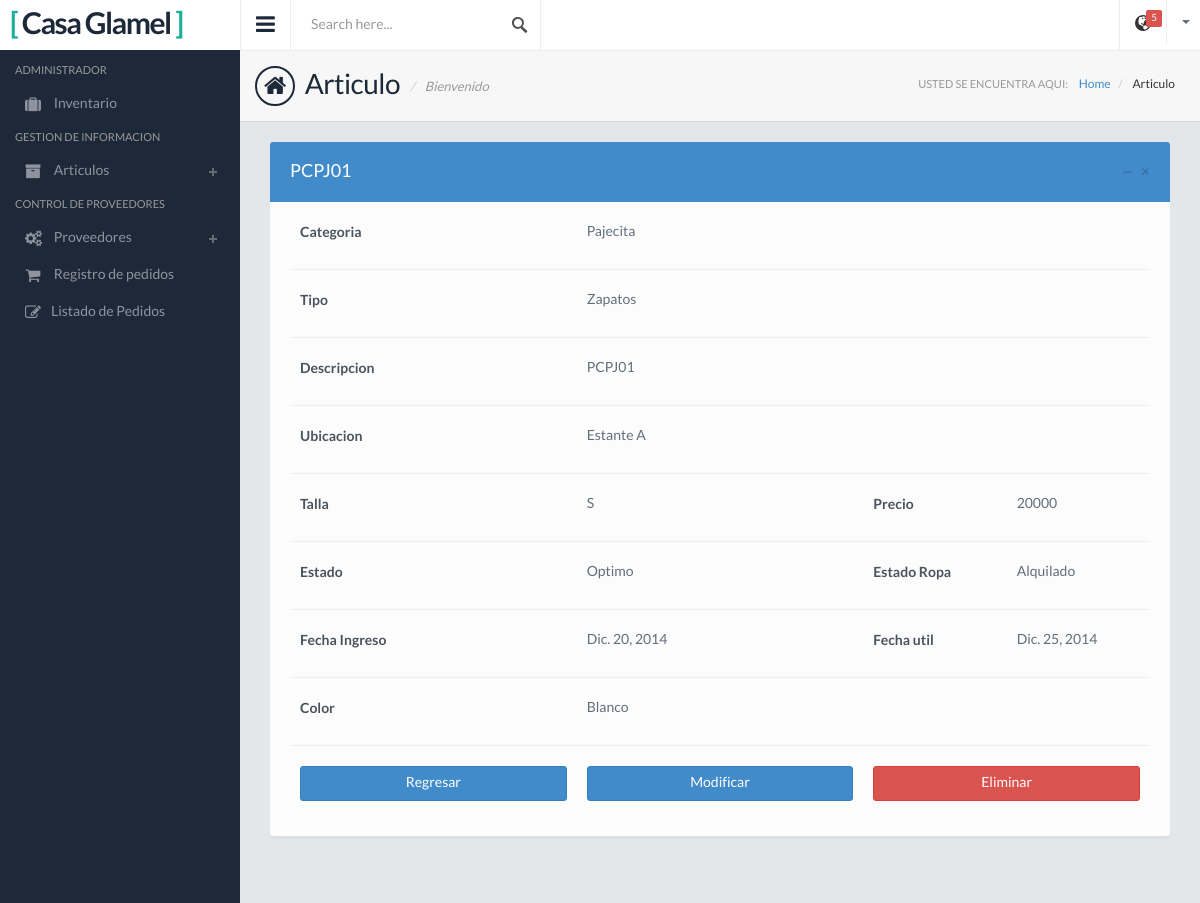
Screenshot of /Articulo-Detail/1/ with the database file from the repository.
### Apps/Inventario/models.py (models this page shows, shortened)
class Articulo(models.Model):
    categoria_idcategoria = models.ForeignKey(Categoria)
    nombre_tipo = models.ForeignKey(Tipo)
    nombre_estado = models.ForeignKey(Estado)
    nombre_estado_ropa = models.ForeignKey(Estado_Ropa)
    color = models.ForeignKey(Color)
    nuevo = models.BooleanField(default=False)
    referencia = models.CharField(max_length=45)
    descripcion = models.CharField(max_length=100)
    fechaingreso = models.DateField()
    fechautil = models.DateField()
    precio_original = models.IntegerField()
    precio = models.IntegerField()
    ubicacion = models.CharField(max_length=45)
    talla = models.ForeignKey(Talla)

class Categoria(models.Model):
    famila_idfamilia = models.ForeignKey(Familia)
    nombre = models.CharField(max_length=45)
    descripcion = models.CharField(max_length=100)
    visible = models.BooleanField(default=True)
    def __str__(self):
        return self.nombre

class Tipo(models.Model):
    nombre_tipo = models.CharField(max_length=50)
    def __str__(self):
        return self.nombre_tipo

class Talla (models.Model):
    talla = models.CharField(max_length=2)
    def __str__(self):
        return self.talla

class Estado(models.Model):
    nombre_estado = models.CharField(max_length=50)
    def __str__(self):
        return self.nombre_estado

class Estado_Ropa(models.Model):
    nombre_estado_ropa = models.CharField(max_length=50)
    def __str__(self):
        return self.nombre_estado_ropa

class Color(models.Model):
    color = models.CharField(max_length=50)
    def __str__(self):
        return self.color

### Apps/Inventario/views.py (the view)
# urls.py: url(r'^Articulo-Detail/(?P<pk>[0-9]+)/$', Articulo_Detail.as_view(), name='Articulo_Detail'),
class Articulo_Detail(LoginRequiredMixin,SuperuserRequiredMixin,DetailView):
    model = Articulo
    login_url = '/'
    context_object_name = 'articulo'
    template_name = u'ModuloAdmin/InventarioTemplate/Articulo/articulo_detail.html'

### templates/ModuloAdmin/InventarioTemplate/Articulo/articulo_detail.html (shortened to what this page needs)
{% extends "base.html" %}
{% load static from staticfiles %}
{% block page %} Articulo {% endblock %}
{% block page2 %} Articulo {% endblock %}
{% block contenido%}
        <div class="col-sm-12">
          <div class="panel panel-primary">
            <div class="panel-heading">
              <div class="panel-btns">
                <a href="#" class="panel-close">&times;</a>
                <a href="#" class="minimize">&minus;</a>
              </div>
              <h3 class="panel-title">{{ articulo.referencia }}</h3>
            </div>
            <div class="panel-body">
                <div class="form-group">
                  <label class="col-sm-4"><strong>Categoria</strong></label>
                  <div class="col-sm-8">
                        {{ articulo.categoria_idcategoria }}
                  </div>
                </div><hr>
                <div class="form-group">
                  <label class="col-sm-4"><strong>Tipo</strong></label>
                  <div class="col-sm-8">
                        {{ articulo.nombre_tipo }}
                  </div>
                </div><hr>
                <div class="form-group">
                  <label class="col-sm-4"><strong>Descripcion</strong></label>
                  <div class="col-sm-8">
                        {{ articulo.descripcion }}
                  </div>
                </div><hr>
                <div class="form-group">
                  <label class="col-sm-4"><strong>Ubicacion</strong></label>
                  <div class="col-sm-4">
                        {{ articulo.ubicacion }}
                  </div>
                </div><hr>
                <div class="form-group">
                  <label class="col-sm-4"><strong>Talla</strong></label>
                  <div class="col-sm-4">
                        {{ articulo.talla }}
                  </div>
                  <label class="col-sm-2"><strong>Precio</strong></label>
                  <div class="col-sm-2">
                        {{ articulo.precio }}
                  </div>
                </div><hr>
                <div class="form-group">
                  <label class="col-sm-4"><strong>Estado</strong></label>
                  <div class="col-sm-4">
                        {{ articulo.nombre_estado }}
                  </div>
                    <label class="col-sm-2"><strong>Estado Ropa</strong></label>
                  <div class="col-sm-2">
                        {{ articulo.nombre_estado_ropa }}
                  </div>
                </div><hr>
                <div class="form-group">
                  <label class="col-sm-4"><strong>Fecha Ingreso</strong></label>
                  <div class="col-sm-4">
                        {{ articulo.fechaingreso }}
                  </div>
                  <label class="col-sm-2"><strong>Fecha util</strong></label>
                  <div class="col-sm-2">
                        {{ articulo.fechautil }}
                  </div>
                </div><hr>
                <div class="form-group">
                  <label class="col-sm-4"><strong>Color</strong></label>
                  <div class="col-sm-4">
                        {{ articulo.color }}
                  </div>
                </div><hr>
                <div class="form-group">
                    <div class="col-sm-4">
                      <a href="{% url 'Inventario:Ariculo_Lista' %}" class="btn btn-primary btn-block">Regresar</a>
                    </div>
                    <div class="col-sm-4">
                      <a href="{% url 'Inventario:Articulo_Modificar' articulo.pk %}" class="btn btn-primary btn-block">Modificar</a>
                    </div>
                    <div class="col-sm-4">
                      <a href="{% url 'Inventario:Articulo_Eliminar' articulo.pk %}" class="btn btn-danger btn-block">Eliminar</a>
                    </div>
                </div>
            </div>
          </div>
        </div>
{% endblock %}

### static/css/style.default.css (style rules this page uses)
body { background: #1d2939; font-family: 'LatoRegular', 'Lucida Grande', 'Lucida Sans Unicode', Helvetica, sans-serif !important; line-height: 21px; color: #636e7b; overflow: hidden; }
h1,h2,h3,h4,h5 { font-family: 'LatoRegular', 'Lucida Grande', 'Lucida Sans Unicode', Helvetica, sans-serif; }
strong { font-family: 'LatoBold'; font-weight: normal; }

### rows the page displays
Articulo: referencia "PCPJ01", categoria_idcategoria "Pajecita", nombre_tipo "Zapatos", descripcion "PCPJ01", ubicacion "Estante A", talla "S", precio "20000", nombre_estado "Optimo", nombre_estado_ropa "Alquilado", fechaingreso "Dic. 20, 2014", fechautil "Dic. 25, 2014", color "Blanco"
